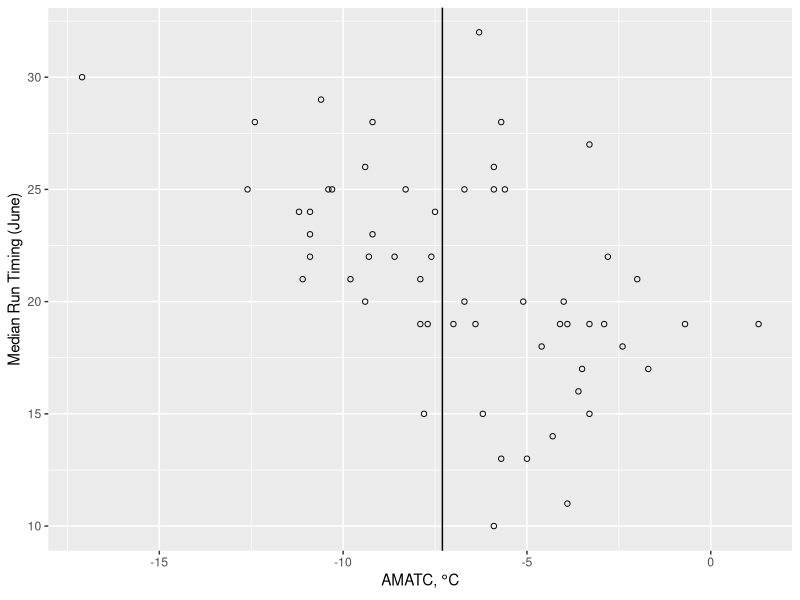
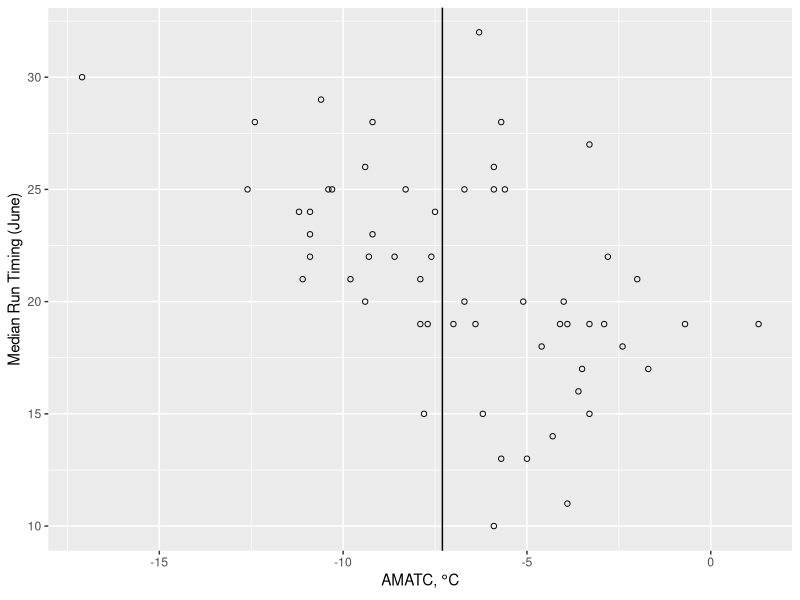

Write the R code that produced these figures, in order.
## ---- chunk 1
suppressPackageStartupMessages({
  library(dplyr)
  library(ggplot2)
  library(readr)
})
## ---- chunk 2
yuk <- read_csv("../data/yukon.csv")
amatc <- yuk[yuk$year == 2018, "amatc"]
## ---- chunk 3
ggplot(yuk, aes(amatc, mdj)) +
  geom_point(shape = 1) +
  geom_vline(xintercept = as.numeric(yuk[which(yuk$year == 2018),"amatc"])) +
  labs(x = expression("AMATC,"*~degree*"C"), y = "Median Run Timing (June)")
ggsave("mdj_against_amatc.png", width = 4, height = 4)
## ---- chunk 4
model <- lm(mdj ~ amatc, data = subset(yuk, year < 2018))

predicted <- floor(unname(predict(model, newdata =  yuk[yuk$year == 2018,])))
## ---- chunk 5
result <- data.frame()

for (y in (max(yuk$year) - 15):(max(yuk$year) - 1)) {
  model <- lm(mdj ~ amatc, data = subset(yuk, year < y))
  model_pred <- as.numeric(floor(predict(model, newdata =  yuk[yuk$year == y,"amatc"])))
  
  result <- rbind(result,
                  data.frame(year = y,
                             obs = as.numeric(yuk[yuk$year == y,"mdj"]),
                             pred = round(model_pred, 0)))
}


metric_mad <- round(mean(abs(result$obs - result$pred)), 2)
metric_mad_sd <- round(sd(abs(result$obs - result$pred)), 2)
metric_max_abs_resid <- round(max(abs(result$obs - result$pred)), 2)
# mean(result$obs - result$pred)
